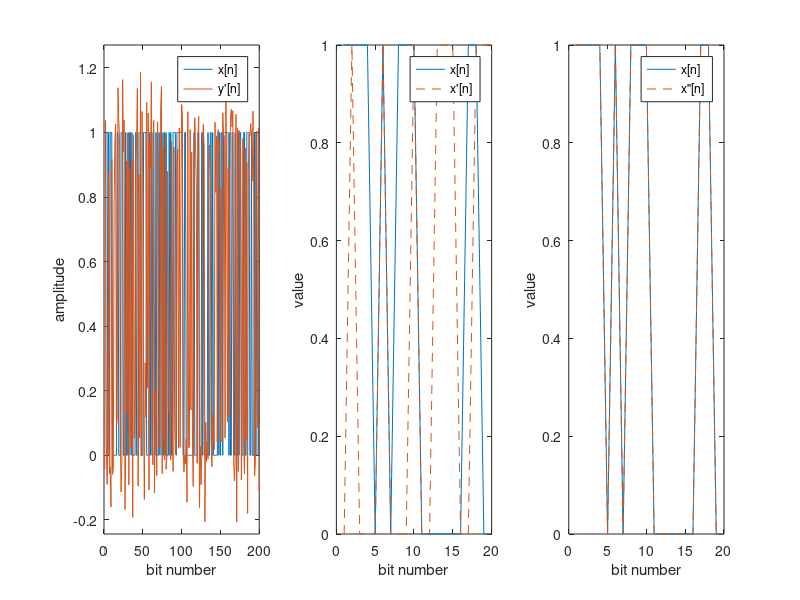
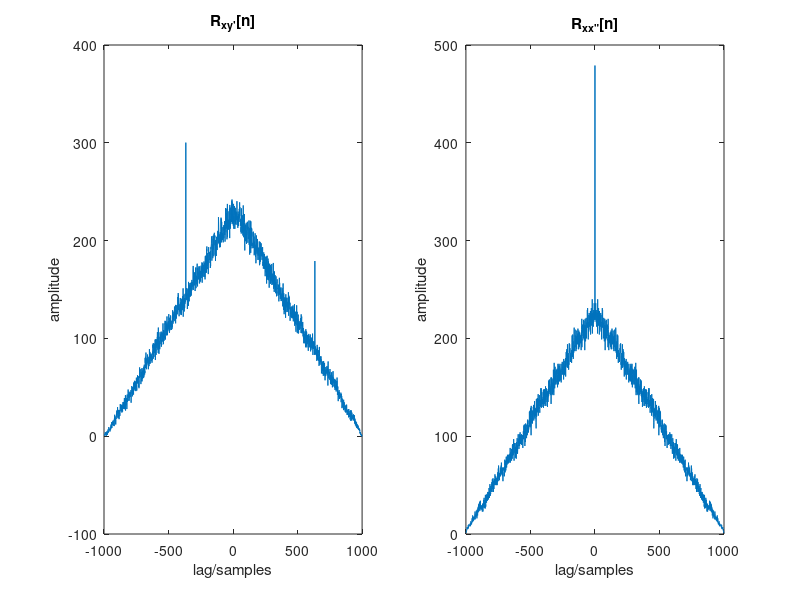

Source code (MATLAB) for these figures, in order: (Note: this script raises an error after producing the figures.)
% Assignment 2_3 Correlation Functions and BER

close all
clear all
clc

addpath ./functions

N=1000;                     % # of samples
K=50;                       % # of repetitions 
noise_std=[0.1 0.5 1 5 10 20 30];   % standard deviation values
M=length(noise_std);

xp=randi([0 1],1,N);        % random sequence of bit 
x=xp;

% initializations 

err_bit1=zeros(M,K);        % total # of errors  
err_bit2=zeros(M,K);
BER1=zeros(M,K);            % Bit Error Rate
BER2=zeros(M,K);
BER1_count=zeros(1,M);      % # of BER>0 
BER2_count=zeros(1,M);  

for m=1:M
    for k=1:K
        noise=noise_std(m).*randn(1,N);     % normal distributed noise
        y=x+noise;
        delay=randi([-1000 1000]);
        x1=circshift(x,delay);
        y1=circshift(y,delay);   

        % cross-correlation 
        
        [y_val,x_val]=xcorr(y1,x);
        [y_max,x_max]=max(y_val);
        del_xcorr=x_val(x_max);
        
        x2=circshift(x1,-del_xcorr); % delay compensation
        
        if (k==1 && m==1)       
            figure
            subplot(1,3,1); plot(x); hold on; plot(y1)
            xlabel('bit number'); ylabel('amplitude');
            legend('x[n]','y''[n]');
            axis([0 200 -inf inf])
            
            subplot(1,3,2); plot(x); hold on; plot(x1,'--')
            xlabel('bit number'); ylabel('value');
            legend('x[n]','x''[n]');
            axis([0 20 -inf inf])
            
            subplot(1,3,3); plot(x); hold on; plot(x2,'--')
            xlabel('bit number'); ylabel('value');
            legend('x[n]','x"[n]');
            axis([0 20 -inf inf])
        end
        if((k==1 && m==1)||(k==K && m==4))
            figure
            subplot(1,2,1); plot([-(N-1):(N-1)],xcorr(x,y1));
            title('R_{xy''}[n]');  xlabel('lag/samples'); ylabel('amplitude');
            subplot(1,2,2); plot([-(N-1):(N-1)],xcorr(x,x2));
            title('R_{xx"}[n]');  xlabel('lag/samples'); ylabel('amplitude');
            if(k==1 && m==1)
                sgtitle('noise standard deviation: 0.1')
            else
                sgtitle('noise standard deviation: 5')
            end
        end
        % bit error counter 
        
        for i=1:N
            if x(i)~=x1(i)
                err_bit1(m,k)=err_bit1(m,k)+1;
            end
            if x(i)~=x2(i)
                err_bit2(m,k)=err_bit2(m,k)+1;
            end
        end
    end
    BER1=err_bit1/N;
    BER2=err_bit2/N;
    for i=1:K
        if BER1(m,i)>0
            BER1_count(m)=BER1_count(m)+1;
        end
        if BER2(m,i)>0
            BER2_count(m)=BER2_count(m)+1;
        end
    end
end

figure
plot(noise_std,BER2_count);
xlabel('Noise Standard Deviation');ylabel('number of BER>0');

%% periodic x

T=5;            % sequence period 
N=T*1000;
x=[xp xp xp xp xp];         % replicated version of the previously generated x 

% initialization of the counters

err_bit1=zeros(M,K);
err_bit2=zeros(M,K);
BER1=zeros(M,K);
BER2=zeros(M,K);
BER1_count=zeros(1,M);
BER2_count=zeros(1,M);

for m=1:M
    for k=1:K
        noise=noise_std(m).*randn(1,N);
        y=x+noise;
        delay=randi([-1000 1000]);
        x1=circshift(x,delay);
        y1=circshift(y,delay);

        [y_val,x_val]=xcorr(y1,x);
        [y_max,x_max]=max(y_val);
        del_xcorr=x_val(x_max);
        
        x2=circshift(x1,-del_xcorr);
        
        if((k==1 && m==1)||(k==K && m==4))
            figure
            subplot(1,2,1); plot([-(N-1):(N-1)],xcorr(x,y1));
            title('R_{xy''}[n]');  xlabel('lag/samples'); ylabel('amplitude');
            subplot(1,2,2); plot([-(N-1):(N-1)],xcorr(x,x2));
            title('R_{xx"}[n]');  xlabel('lag/samples'); ylabel('amplitude');
            if(k==1 && m==1)
                sgtitle('noise standard deviation: 0.1')
            else
                sgtitle('noise standard deviation: 5')
            end
        end

        for i=1:N
            if x(i)~=x1(i)
                err_bit1(m,k)=err_bit1(m,k)+1;
            end
            if x(i)~=x2(i)
                err_bit2(m,k)=err_bit2(m,k)+1;
            end
        end
    end
    BER1=err_bit1/N;
    BER2=err_bit2/N;
    for i=1:K
        if BER1(m,i)>0
            BER1_count(m)=BER1_count(m)+1;
        end
        if BER2(m,i)>0
            BER2_count(m)=BER2_count(m)+1;
        end
    end
end

figure
plot(noise_std,BER2_count);
xlabel('Noise Standard Deviation');ylabel('number of BER>0');



